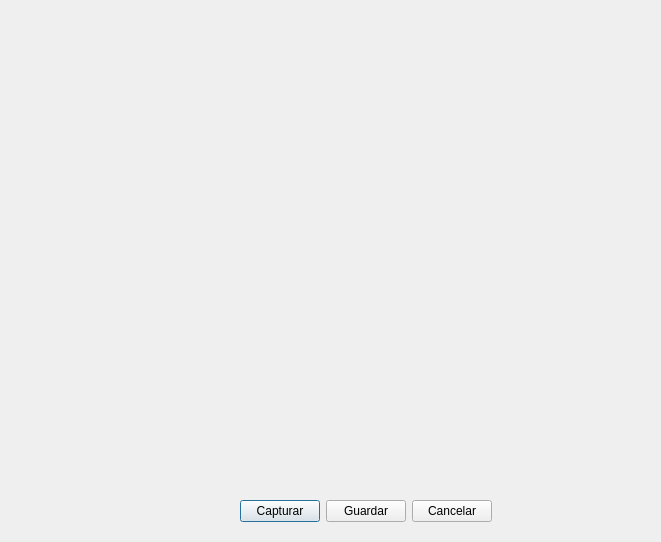
<?xml version="1.0" encoding="UTF-8"?>
<ui version="4.0">
 <class>dialog_capture_image</class>
 <widget class="QDialog" name="dialog_capture_image">
  <property name="windowModality">
   <enum>Qt::WindowModal</enum>
  </property>
  <property name="geometry">
   <rect>
    <x>0</x>
    <y>0</y>
    <width>661</width>
    <height>542</height>
   </rect>
  </property>
  <property name="sizePolicy">
   <sizepolicy hsizetype="Fixed" vsizetype="Fixed">
    <horstretch>0</horstretch>
    <verstretch>0</verstretch>
   </sizepolicy>
  </property>
  <property name="windowTitle">
   <string>Capture la foto</string>
  </property>
  <property name="modal">
   <bool>true</bool>
  </property>
  <widget class="QLabel" name="img_capture">
   <property name="geometry">
    <rect>
     <x>10</x>
     <y>10</y>
     <width>640</width>
     <height>480</height>
    </rect>
   </property>
   <property name="autoFillBackground">
    <bool>false</bool>
   </property>
   <property name="styleSheet">
    <string notr="true"/>
   </property>
   <property name="text">
    <string/>
   </property>
   <property name="pixmap">
    <pixmap resource="resources.qrc">:/images/asserts/Flat-Camera-Icon.png</pixmap>
   </property>
   <property name="scaledContents">
    <bool>false</bool>
   </property>
   <property name="alignment">
    <set>Qt::AlignCenter</set>
   </property>
  </widget>
  <widget class="QWidget" name="horizontalLayoutWidget">
   <property name="geometry">
    <rect>
     <x>240</x>
     <y>500</y>
     <width>411</width>
     <height>41</height>
    </rect>
   </property>
   <layout class="QHBoxLayout" name="horizontalLayout">
    <property name="sizeConstraint">
     <enum>QLayout::SetFixedSize</enum>
    </property>
    <item>
     <widget class="QPushButton" name="btn_take_capture">
      <property name="sizePolicy">
       <sizepolicy hsizetype="Preferred" vsizetype="Fixed">
        <horstretch>0</horstretch>
        <verstretch>0</verstretch>
       </sizepolicy>
      </property>
      <property name="text">
       <string>Capturar</string>
      </property>
     </widget>
    </item>
    <item>
     <widget class="QPushButton" name="btn_save_capture">
      <property name="sizePolicy">
       <sizepolicy hsizetype="Preferred" vsizetype="Fixed">
        <horstretch>0</horstretch>
        <verstretch>0</verstretch>
       </sizepolicy>
      </property>
      <property name="text">
       <string>Guardar</string>
      </property>
     </widget>
    </item>
    <item>
     <widget class="QPushButton" name="btn_cancel_capture">
      <property name="sizePolicy">
       <sizepolicy hsizetype="Preferred" vsizetype="Fixed">
        <horstretch>0</horstretch>
        <verstretch>0</verstretch>
       </sizepolicy>
      </property>
      <property name="text">
       <string>Cancelar</string>
      </property>
     </widget>
    </item>
   </layout>
  </widget>
 </widget>
 <resources>
  <include location="resources.qrc"/>
  <include location="resources.qrc"/>
 </resources>
 <connections/>
</ui>
